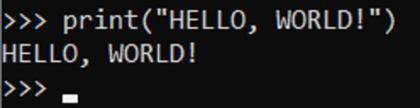
%> input picture hello_world.jpg, 420 x 108 px, shrunk from 988 x 255 before the run
$ octave Qs2.m   (GNU Octave 9; MATLAB toolbox functions it lacks are replaced by stand-ins)
%> lines starting %> are read from the running program, lines starting %| are printed output that depends on the picture; in (x1, y1, x2, y2) boxes, pixels count from 0 and x2, y2 are one past the last pixel; in counts of white or black regions, pixels touching at a corner belong together; the program's own positions count from 1
### my_rgb2gray.m
function grayImage = my_rgb2gray(rgbImage)
    [rows, cols, ~] = size(rgbImage);
    grayImage = zeros(rows, cols);

    for row = 1:rows
        for col = 1:cols
            red = double(rgbImage(row, col, 1));
            green = double(rgbImage(row, col, 2));
            blue = double(rgbImage(row, col, 3));

            grayValue = round(0.2989 * red + 0.5870 * green + 0.1140 * blue);
            grayImage(row, col) = grayValue;
        end
    end
end

### otsuThreshold.m
function threshold = otsuThreshold(grayImage)

x=grayImage;
%figure;
%imshow(x);
[m,n]=size(x);
N=m*n;
num=zeros(1,256);
p=zeros(1,256);

for i=1:m
for j=1:n
num(x(i,j)+1)=num(x(i,j)+1)+1;
end
end

for i=0:255
p(i+1)=num(i+1)/N;
end

totalmean=0;
for i=0:255
totalmean=totalmean+i*p(i+1);
end

maxvar=0;

for k=0:255
kk=k+1;
zerosth=sum(p(1:kk));

firsth=0;
for h=0:k
firsth=firsth+h*p(h+1);
end

var=totalmean*zerosth-firsth;
var=var*var;
var=var/(zerosth*(1-zerosth)+0.001);
var=sqrt(var);
if(var>maxvar)
maxvar=var;
point=k;
end
end
threshold=point;
for i = 1:m
    for j = 1:n
        if x(i,j) > threshold
            ans1(i,j,1) = 255;
            ans1(i,j,2) = 255;
            ans1(i,j,3) = 255;
        else
            ans1(i,j,1) = 0;
            ans1(i,j,2) = 0;
            ans1(i,j,3) = 0;
        end
    end
end

### edge_sobel.m
function edge_A = edge_sobel(binary_A)
    % Get the size of the binary input image
    [rows, cols] = size(binary_A);

    % Define the Sobel operator for horizontal and vertical edge detection
    sobel_h = [-1, 0, 1; -2, 0, 2; -1, 0, 1];
    sobel_v = [-1, -2, -1; 0, 0, 0; 1, 2, 1];

    % Initialize the output edge image with zeros
    edge_A = zeros(rows, cols);

    % Perform convolution for horizontal and vertical edge detection
    for i = 2:(rows - 1)
        for j = 2:(cols - 1)
            % Calculate the horizontal gradient using Sobel operator
            gx = sum(sum(binary_A(i-1:i+1, j-1:j+1) .* sobel_h));

            % Calculate the vertical gradient using Sobel operator
            gy = sum(sum(binary_A(i-1:i+1, j-1:j+1) .* sobel_v));

            % Compute the gradient magnitude
            edge_A(i, j) = sqrt(gx^2 + gy^2);
        end
    end

    % Normalize the edge image to the range [0, 1]
    edge_A = edge_A / max(edge_A(:));
end

### thin.m
function thin_A = thin(Binary_A)

% I = Binary_A;  % 细化实验
% invertedImage = 255 - I; % 反色操作
% figure , imshow(invertedImage);
% J = im2bw(invertedImage);
thin_A = Binary_A; % 初始化 thin_A

J = ~Binary_A;

[row , col] = size(J);
K = J;

modified = true;    % 控制迭代的标记

while(modified)
    modified = false;
    for i = 6 : row - 5
        for j = 6 : col - 5
            if J(i , j) == true
                if thin_1(J , i , j) && thin_2(J , i , j) && thin_3(J , i , j) && thin_4(J , i , j)
                    K(i , j) = false;
                    modified = true;    % 是否继续迭代
                end
            end
        end
    end
    J = K;
%     figure , imshow(K)
end
thin_A = 1 - K;
%figure , imshow(K);

% [21 lines left out: function thin_1, not called in this run]
%%
% [67 lines left out: function thin_2, not called in this run]
%%
% [14 lines left out: function thin_3, not called in this run]
%%
% [14 lines left out: function thin_4, not called in this run]


### label_image.m
function [L, num] = label_image(bw, conn)
    [rows, cols] = size(bw);
    L = zeros(rows, cols);
    next_label = 1;

    if nargin < 2
        conn = 8; % 默认为 8-连通
    end

    for i = 1:rows
        for j = 1:cols
            if bw(i, j) == 1
                neighbors = find_neighbors(L, i, j, conn);

                if isempty(neighbors)
                    L(i, j) = next_label;
                    next_label = next_label + 1;
                else
                    L(i, j) = min(neighbors);
                end
            end
        end
    end

    num = max(L(:));
end

% [26 lines left out: function find_neighbors, not called in this run]

### Qs2.m
clear;
close all;
%%
inputImage = imread('hello_world.jpg');
%> inputImage is the input picture: size 108x420x3 uint8; mean R, G, B 26.3, 26.2, 26.3
%divide
[rows, cols, ~] = size(inputImage);
%> rows = 108; cols = 420
third = floor(rows / 3);
%> third = 36
subImage = inputImage((third + 1):(2 * third), :, :);
imwrite(subImage, 'subImage.jpg');
%rgb to gray
gray_A = my_rgb2gray(subImage);
%> after the loop in my_rgb2gray, `for row = 1:rows`:
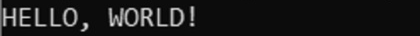
%> grayImage: size 36x420 double; min 0, max 236, mean 25.9
%%
figure;
subplot(3,2,1);
imshow(gray_A, []);
title('gray');
hold on;

% Binarize
subplot(3,2,2);
threshold = otsuThreshold(gray_A) + 50;%otsu
%> after the loop in otsuThreshold, `for i=1:m`: num = 256 values, max 10634 at index 13, min 0 at index 215, mean 59.06
%> after the loop in otsuThreshold, `for i=0:255`: p = 256 values, max 0.703 at index 13, min 0 at index 215, mean 0.00391
%> the loop in otsuThreshold, `for i=0:255` made 256 passes
%> totalmean on passes 1 to 3: 0, 0.000463, 0.00139
%> after the loop in otsuThreshold, `for i=0:255`: totalmean = 25.88
%> the loop in otsuThreshold, `for k=0:255` made 256 passes
%> (zerosth, var, maxvar) on passes 1 to 12: (6.61e-05, 0.0524, 0.0524), (0.000529, 0.338, 0.338), (0.000992, 0.544, 0.544), (0.00172, 0.785, 0.785), (0.00331, 1.15, 1.15), (0.00575, 1.55, 1.55), (0.00959, 1.98, 1.98), (0.0168, 2.56, 2.56), (0.0241, 3, 3), (0.0396, 3.7, 3.7), (0.0612, 4.45, 4.45), (0.0963, 5.38, 5.38)
%> after the loop in otsuThreshold, `for k=0:255`: maxvar = 37.15; point = 77
%> after the loop in otsuThreshold, `for i = 1:m`:
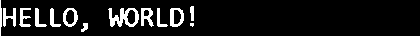
%> ans1: size 36x420x3 double; 9.3% white; 13 white regions (1 under 20 px), largest, box (x1, y1, x2, y2) and area: (108, 8, 139, 27) 314, (170, 8, 184, 27) 153, (141, 8, 154, 27) 141
%> threshold = 127
binary_A = gray_A < threshold;
binary_A(:, 1:6) = 1;%denoise
%> binary_A: size 36x420 logical; 94.6% white; black in thin lines or dots, all inside (x1, y1, x2, y2) = (6, 7, 194, 31)
imshow(binary_A,[]);
title('binary');

% Edge
subplot(3,2,3);
%edge_A = edge(binary_A, 'sobel');
edge_A = edge_sobel(binary_A);
%> after the loop in edge_sobel, `for i = 2:(rows - 1)`:
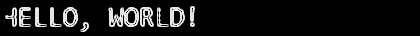
%> edge_A: size 36x420 double; min 0, max 4.47, mean 0.394; drawn with min black and max white
edge_A = ~edge_A;
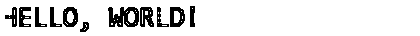
%> edge_A: size 36x420 logical; 88.7% white; 11 black regions, largest, box (x1, y1, x2, y2) and area: (108, 7, 139, 27) 406, (170, 7, 185, 27) 199, (140, 7, 154, 27) 198
imshow(edge_A,[]);
title('edge');

%thin
subplot(3,2,4);
thin_A = thin(binary_A);
%> in thin, `thin_A = 1 - K;`: thin_A: size 36x420 double; values 0 (black) and 1 (white), 97.5% white; black in thin lines or dots, all inside (x1, y1, x2, y2) = (7, 8, 193, 31)
imshow(thin_A, []);
title('thin');

%label
bw = ~binary_A | ~edge_A;
%> bw: size 36x420 logical; 11.9% white; 11 white regions, largest, box (x1, y1, x2, y2) and area: (108, 7, 139, 27) 423, (140, 7, 154, 27) 217, (170, 7, 185, 27) 204
% [L,num] = bwlabel(bw,8);
[L,num] = label_image(bw,8);
%> after the loop in label_image, `for i = 1:rows`:
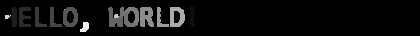
%> L: size 36x420 double; min 0, max 18, mean 0.886; drawn with min black and max white
%> after the loop in label_image, `for i = 1:rows`: neighbors = 17; next_label = 19
%> in label_image, `num = max(L(:));`: num = 18
%> num = 18
RGB = label2rgb(L);
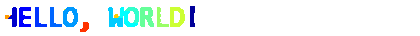
%> RGB: size 36x420x3 uint8; mean R, G, B 231.9, 243.4, 246.8
subplot(3,2,5),imshow(RGB),title('label')
%% segment
num_images = 10;
output_folder = 'output';
seg_A = thin_A;
%seg_A = binary_A;

if ~exist(output_folder, 'dir')
    mkdir(output_folder);
end

center_row = round(size(seg_A, 1) / 2 - 5);
%> center_row = 13
image_count = 0;

col = 1;
while col <= size(seg_A, 2) && image_count < num_images
    if seg_A(center_row, col) == 0
        start_col = col - 4;
        end_col = min(start_col + 33, size(seg_A, 2));
        cropped_image = seg_A(:, start_col:end_col);

        % 在图像数据的左侧添加10列白色像素
        cropped_image = [ones(size(cropped_image, 1), 20) cropped_image];
        % 在图像数据的右侧添加10列白色像素
        cropped_image = [cropped_image ones(size(cropped_image, 1), 20)];

        output_filename = fullfile(output_folder, sprintf('output%d.jpg', image_count + 1));
        imwrite(cropped_image, output_filename);

        image_count = image_count + 1;

        col = end_col + 1;
    else
        col = col + 1;
    end
end
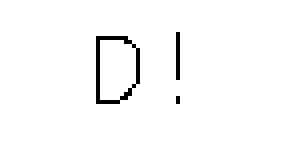
%> cropped_image: size 36x74 double (shown 4 times larger); values 0 (black) and 1 (white), 97.7% white; black in thin lines or dots, all inside (x1, y1, x2, y2) = (24, 8, 45, 26)
%> after the loop, col = 421; output_filename = 'output/output5.jpg'
